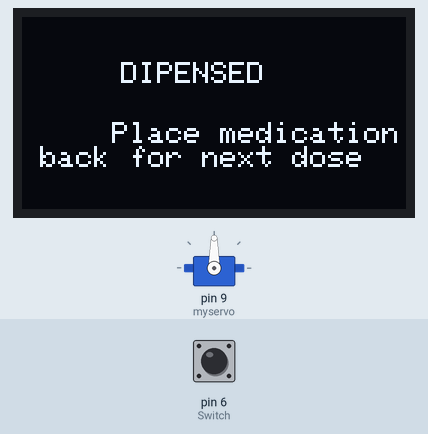
The sketch below on a simulated Arduino Uno, built with avr-gcc and run on an emulated ATmega328P. Parts: servo, 128×64 one-colour display. The test bench sets the inputs (shaded band); at power-on: pin 6 (Switch) HIGH. The display library's start-up logo is not drawn.

Above: at 3.2 s.
3.3 s: pin 6 (Switch) pulled LOW for 0.15 s
At 3.52 s:
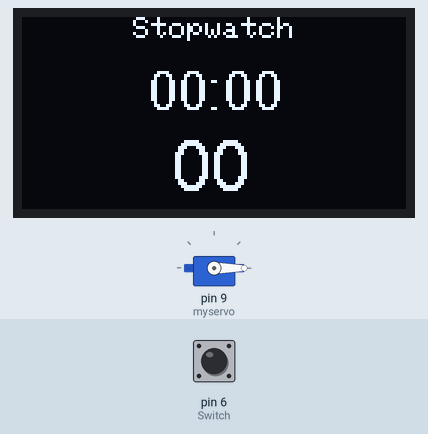
5.8 s: pin 6 (Switch) pulled LOW for 1 s
At 7.0 s:
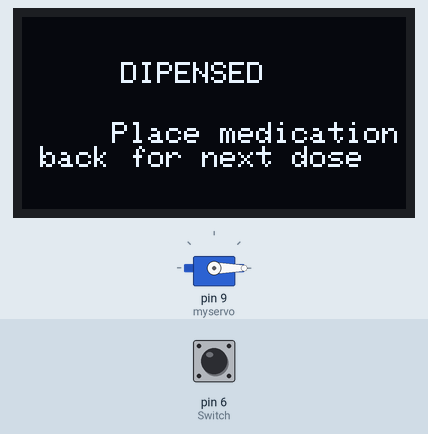
8.3 s: pin 6 (Switch) pulled LOW for 0.15 s
At 8.83 s:
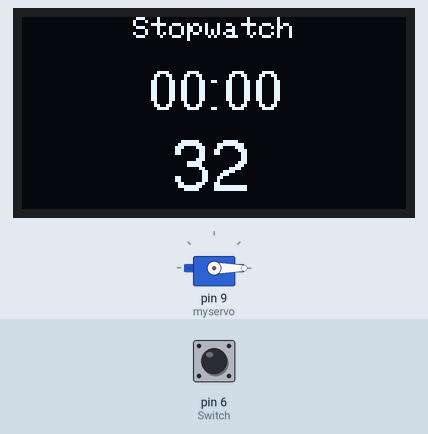
11.4 s: pin 6 (Switch) pulled LOW for 3.2 s
At 11.7 s:
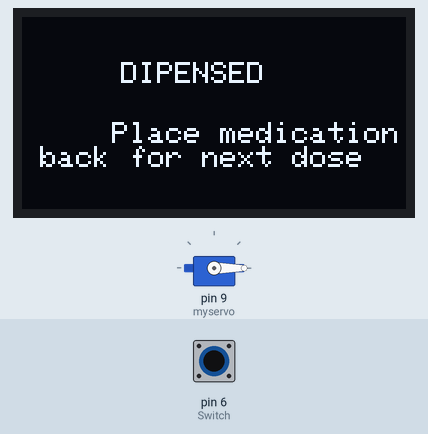
Timing chart, 0 to 14.4 s (numbered marks = the images above; inputs shaded):
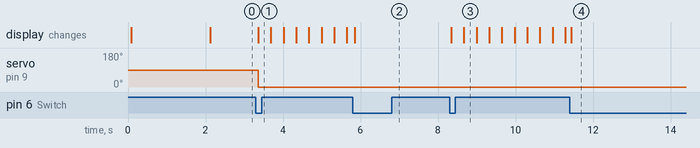

Measured:
- after the input at 3.3 s, servo on pin 9 (myservo): 90° → 0° after 0.06 s; the display: changes after 0.06 s (image 1)
- after the input at 5.8 s, the display: changes after 0.06 s (image 2)
- after the input at 8.3 s, the display: first changes at once (image 3 shows a later state)
- after the input at 11.4 s, the display: changes at once (image 4)

The sketch:

pillbox.ino
```cpp
#include <SPI.h>
#include <Wire.h>
#include <Adafruit_GFX.h>
#include <Adafruit_SSD1306.h>
#include <Fonts/FreeSans9pt7b.h>
#include <Fonts/FreeSans12pt7b.h>
#include <Servo.h>
Servo myservo;  // create servo object to control a servo
// twelve servo objects can be created on most boards

int pos = 0;
#define SCREEN_WIDTH 128 // OLED display width, in pixels
#define SCREEN_HEIGHT 64 // OLED display height, in pixels

// SCL A5
// SDA A4
#define OLED_RESET 0  // GPIO0
Adafruit_SSD1306 display(SCREEN_WIDTH, SCREEN_HEIGHT, &Wire, OLED_RESET);

void setup()   {
  myservo.attach(9);  // attaches the servo on pin 9 to the servo object
  pinMode(6,INPUT_PULLUP);  //Switch
  display.begin(SSD1306_SWITCHCAPVCC, 0x3C);  // initialize with the I2C addr 0x3C (for the 128x64)
  display.display();
  display.clearDisplay();
  display.setFont(&FreeSans9pt7b);
  display.setTextColor(WHITE);
    display.setCursor(0, 25);
    display.println("Pill Box");
    display.display();
    delay(2000);
}
int poz=1;
int broj=1;
int kretanjeY=30;

int sec1=0;
int min1=0;
unsigned long msec=0;
unsigned long mili=0;
int pres=0;
int fase=0;
int start=0;
unsigned long tim=0;
void loop()
  {
      display.clearDisplay();
      if(digitalRead(6)==0)
      {
        if(pres==0)
           {
            fase=fase+1;
            pres=1;
            if(fase>1)
            fase=0;
            }
        }else{pres=0;}

     if(fase==0)
      {
      display.setFont(&FreeSans9pt7b);
      display.setFont();
      display.setCursor(33, 15);
      display.println("DIPENSED");
      display.setFont(&FreeSans12pt7b);
      display.setFont();
      display.setCursor(30,35);
      display.print("Place medication back for next dose");

      sec1=0;
      min1=0;
      tim=0;
      mili=0;
      msec=0;
      start=0;
      }

      if(fase==1)
      {
        display.clearDisplay();
        display.setFont(&FreeSans12pt7b);
        display.setFont();
        display.setCursor(37,0);
        display.print("Stopwatch");
        display.setFont(&FreeSans9pt7b);

        if(start==0)
          {
            start=1;
            tim=millis();
          }
       msec=(millis()-tim);

        min1=msec/60000;

        if((msec/1000)>59)
           {
            sec1=(msec/1000)-(min1*60);
            }else{
              sec1=msec/1000;
              }

          mili=(msec%1000)/10;

           display.setCursor(42,30);
           if(min1<=9)
           {
            display.print("0");
            display.print(min1);
            }else {display.print(min1);}

            display.print(":");

             if(sec1<=9)
           {
            display.print("0");
            display.print(sec1);
            }else {display.print(sec1);}
            display.setFont(&FreeSans12pt7b);
            display.setCursor(50,57);

                  if(mili<=9)
           {
            display.print("0");
            display.print(mili);
            }else {display.print(mili);}
            if (min1==1)
            { myservo.write(90); //lockbox opened

            } else {myservo.write(0);} //lockboxlocked
       }


      display.display();

  }
```
